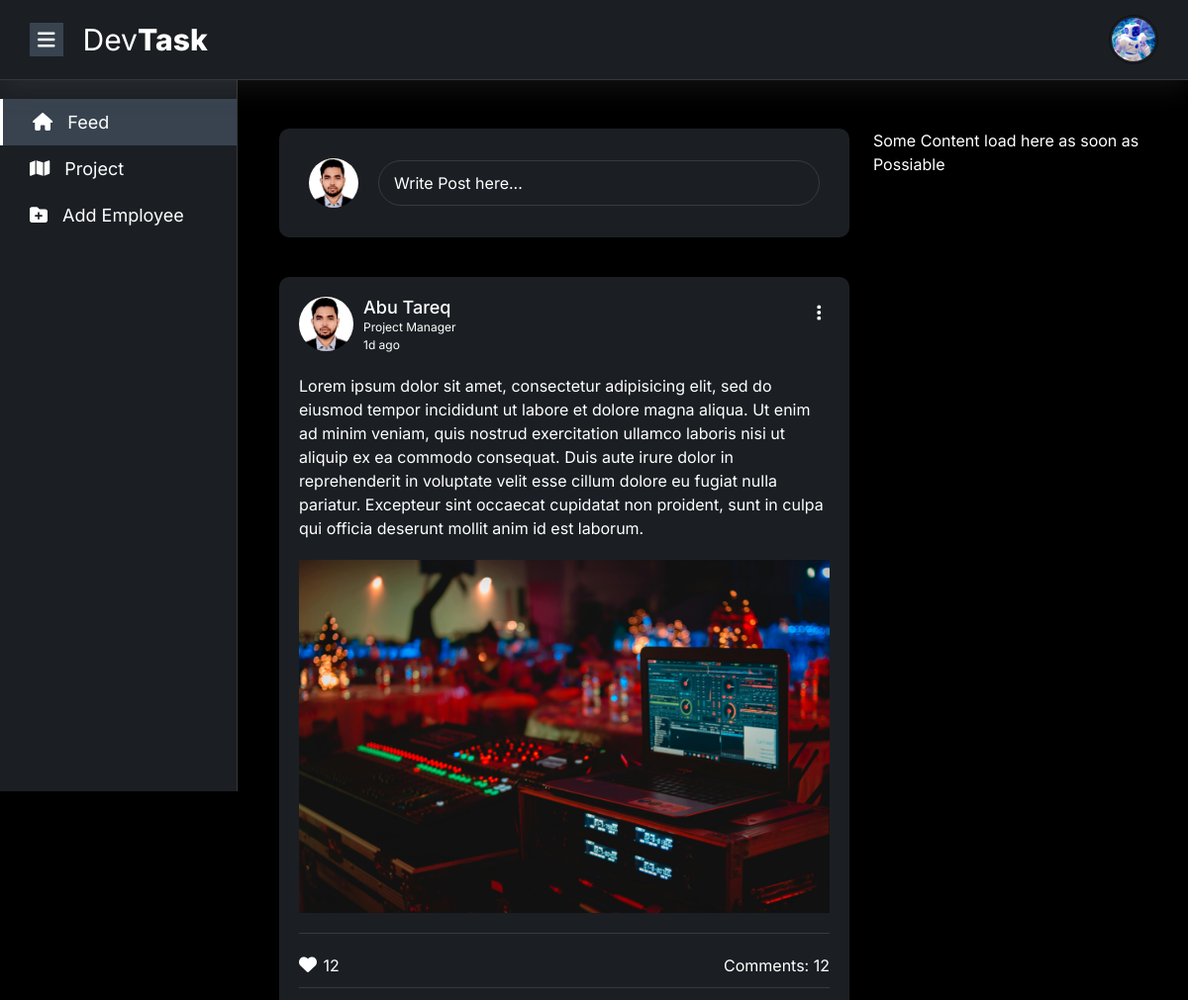
Page / (signed in, upper part) on the earlier database version.
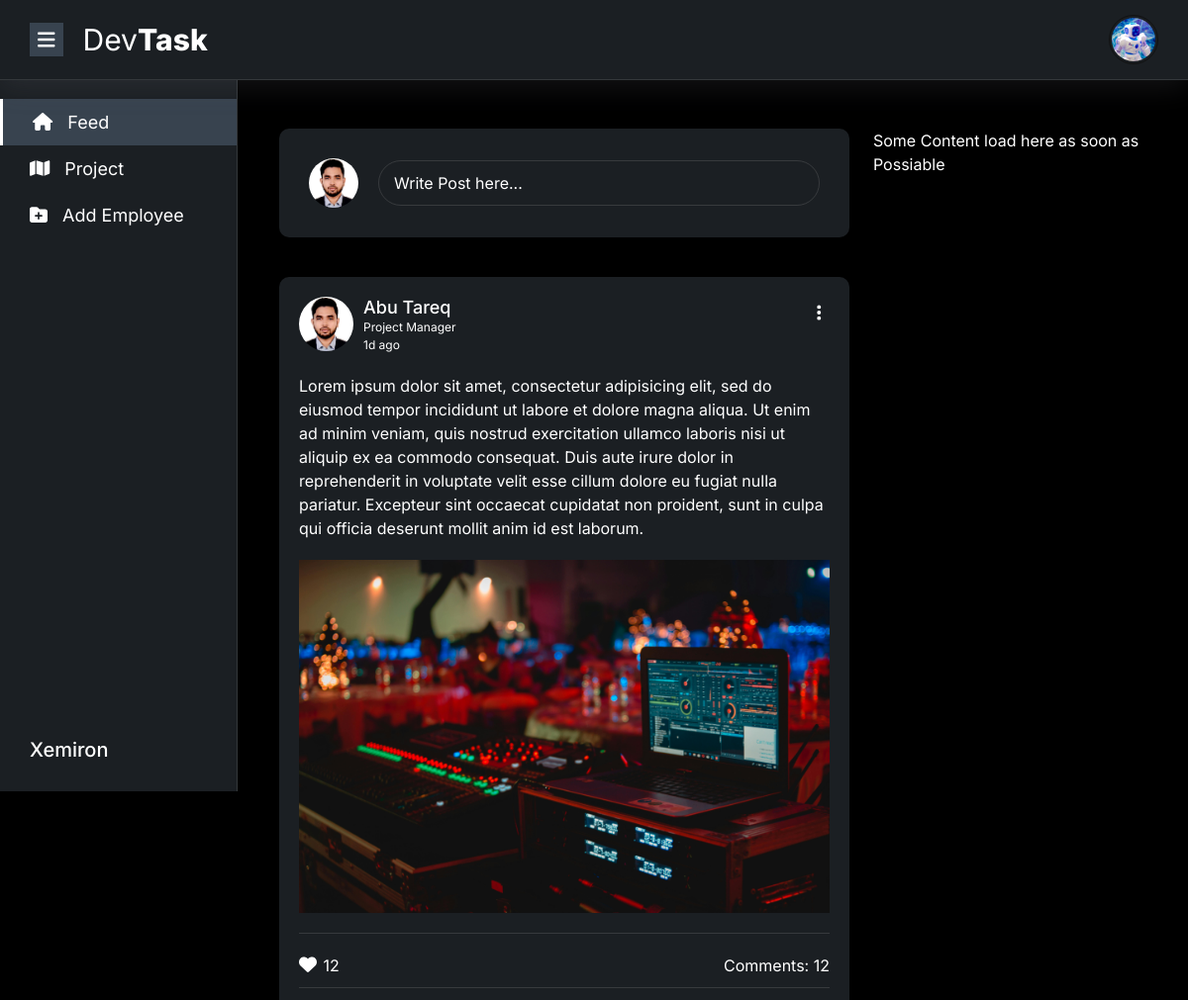
Same page on the later database version.
### account/models.py (models this page shows, shortened)
class User(AbstractUser):
    ROLE_CHOICES = [
        ('owner', 'Owner'),
        ('manager', 'Manager'),
        ('employee', 'Employee'),
    ]
    role = models.CharField(max_length=20, choices=ROLE_CHOICES, default='owner')
    image = models.ImageField(upload_to='profile/', default='../static/images/bot.jpg')
    company = models.CharField(max_length=255)
    position = models.CharField(max_length=255, blank=True, null=True)

### main/views.py (the view)
# urls.py: path('', views.home, name='home'),
@login_required(login_url='signup')
def home(request):
    return render(request,'index.html')

### templates/index.html (shortened to what this page needs)
{% extends "base.html" %}
{% load static %}
{% block main %}
	<div class="container">
		<div class="row">
			<div class="col-md-8">
				<div class="home-post-sec">
					<div class="add-post-sec">
						<img src="{% static 'images/tareq.png' %}" alt="">
						<div class="w-100">
							<button data-bs-toggle="modal" data-bs-target="#exampleModal">Write Post here...</button>
						</div>
					</div>
					<div class="all-post-main">
						<div class="single-post-home">
							<div class="post-author">
								<img src="{% static 'images/tareq.png' %}" alt="">
								<div class="d-flex justify-content-between w-100">
									<div>
										<h3>Abu Tareq</h3>
										<p>Project Manager</p>
										<p>1d ago</p>
									</div>
									<div class="ellipse-btn position-relative">
										<button id="post-edit-btn"><i class="fa-solid fa-ellipsis-vertical"></i></button>
									</div>
								</div>
							</div>
							<div class="post-body">
								<p>Lorem ipsum dolor sit amet, consectetur adipisicing elit, sed do eiusmod tempor incididunt ut labore et dolore magna aliqua. Ut enim ad minim veniam, quis nostrud exercitation ullamco laboris nisi ut aliquip ex ea commodo consequat. Duis aute irure dolor in reprehenderit in voluptate velit esse cillum dolore eu fugiat nulla pariatur. Excepteur sint occaecat cupidatat non proident, sunt in culpa qui officia deserunt mollit anim id est laborum.</p>
								<img src="{% static 'images/pexels-alxs-919734.jpg' %}" alt="">
							</div>
							<div class="post-like-comments">
								<div class="post-like">
									<i class="fa-solid fa-heart"></i>
									<span>12</span>
								</div>
								<div class="post-comment">
									<span>Comments:</span>
									<span>12</span>
								</div>
							</div>
						</div>
					</div>
				</div>
			</div>
			<div class="col-md-4">Some Content load here as soon as Possiable</div>
		</div>
	</div>
	{% endblock main %}

### templates/base.html (shortened to what this page needs)
{% load static %}
<!DOCTYPE html>
<html lang="en">
<head>
	<link rel="stylesheet" type="text/css" href="https://cdn.jsdelivr.net/npm/toastify-js/src/toastify.min.css">
	<link rel="stylesheet" href="{% static 'css/bootstrap.min.css' %}">
	<link rel="stylesheet" href="{% static 'css/all.min.css' %}">
	<link rel="stylesheet" href="{% static 'css/style.css' %}">
	<link rel="stylesheet" href="{% static 'css/responsive.css' %}">
</head>
<body>
	<header>
		<div class="container-custom">
			<div class="row">
				<div class="col-12">
					<div class="header-main">
						<div class="header-left">
							<button id="menu-btn"><i class="fa-solid fa-bars"></i></button>
							<div class="header-logo">
								<a href="{% url 'home' %}">
									<h2>Dev<span>Task</span></h2>
								</a>
							</div>
						</div>
						<div class="header-right d-flex align-items-center gap-1">
							{% if request.user.is_authenticated %}
								<div class="header-profile">
									<img src="{{ request.user.image.url }}" id="profile-open-btn" alt="">
								</div>
							{% else %}
								<div>
									<a href="{% url 'signup' %}" class="primary-button text-white"> Login</a>
								</div>
							{% endif %}
							</div>
						</div>
					</div>
				</div>
			</div>
	</header>
	<section>
		<div class="main-body-layout">
			<aside id="aside" class="width-20">
				<div class="aside-menu-item">
					<ul>
						<li>
							<a href="{% url 'home' %}" {% if request.path == '/' %} class="active" {% endif %}>
								<i class="fa-solid fa-house"></i>
								Feed
							</a>
						</li>
						<li>
							<a href="{% url 'project' %}" {% if request.path == '/project/' %} class="active" {% endif %}>
								<i class="fa-solid fa-map"></i>
								Project
							</a>
						</li>
						{% if user.role == 'owner' %}
							<li>
								<a href="{% url 'employee' %}" {% if request.path == '/employee/' %} class="active" {% endif %}>
									<i class="fa-solid fa-folder-plus"></i>
									Add Employee
								</a>
							</li>
						{% endif %}
					</ul>
				</div>
				<div class="company-name">
					<h2>{{request.user.company}}</h2>
				</div>
			</aside>
			<main id="main" class="margin-20">
				{% block main %}
				{% endblock main %}
			</main>
		</div>
	</section>
</body>
</html>

Differences in the rows shown:
changed User: user.company (not shown) → "Xemiron"
